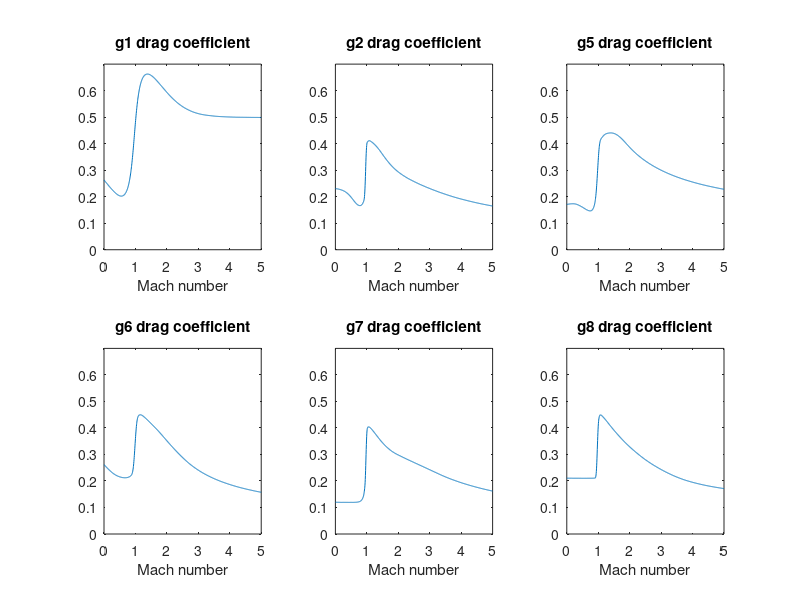

Reproduce this figure in MATLAB.
% PLOT_SHELLS  Plots the drag coefficient function for standard shells

% Load the shell functions
load shells;

% Define a range of Mach numbers
ma=linspace(0,5,1001);

% Obtain the coordinates of the corners of the screen
screen=get(groot,'Screensize'); 

% Isolate the width and height of the screen measured in pixels
sw=screen(3); sh=screen(4);
 
% Get a handle to the current figure
hFig=gcf; clf;

% Configure the position of the shell (central portion of the screen)
set(hFig,'Position',[sw/4 sh/4 sw/2 sh/2]);

% Plot the drag coefficients functions for the standard shells
subplot(2,3,1); plot(ma,mcg1(ma)); title('g1 drag coefficient'); axis([0,5,0,0.7]); xlabel('Mach number');
subplot(2,3,2); plot(ma,mcg2(ma)); title('g2 drag coefficient'); axis([0,5,0,0.7]); xlabel('Mach number'); 
subplot(2,3,3); plot(ma,mcg5(ma)); title('g5 drag coefficient'); axis([0,5,0,0.7]); xlabel('Mach number'); 
subplot(2,3,4); plot(ma,mcg6(ma)); title('g6 drag coefficient'); axis([0,5,0,0.7]); xlabel('Mach number'); 
subplot(2,3,5); plot(ma,mcg7(ma)); title('g7 drag coefficient'); axis([0,5,0,0.7]); xlabel('Mach number'); 
subplot(2,3,6); plot(ma,mcg8(ma)); title('g8 drag coefficient'); axis([0,5,0,0.7]); xlabel('Mach number'); 

